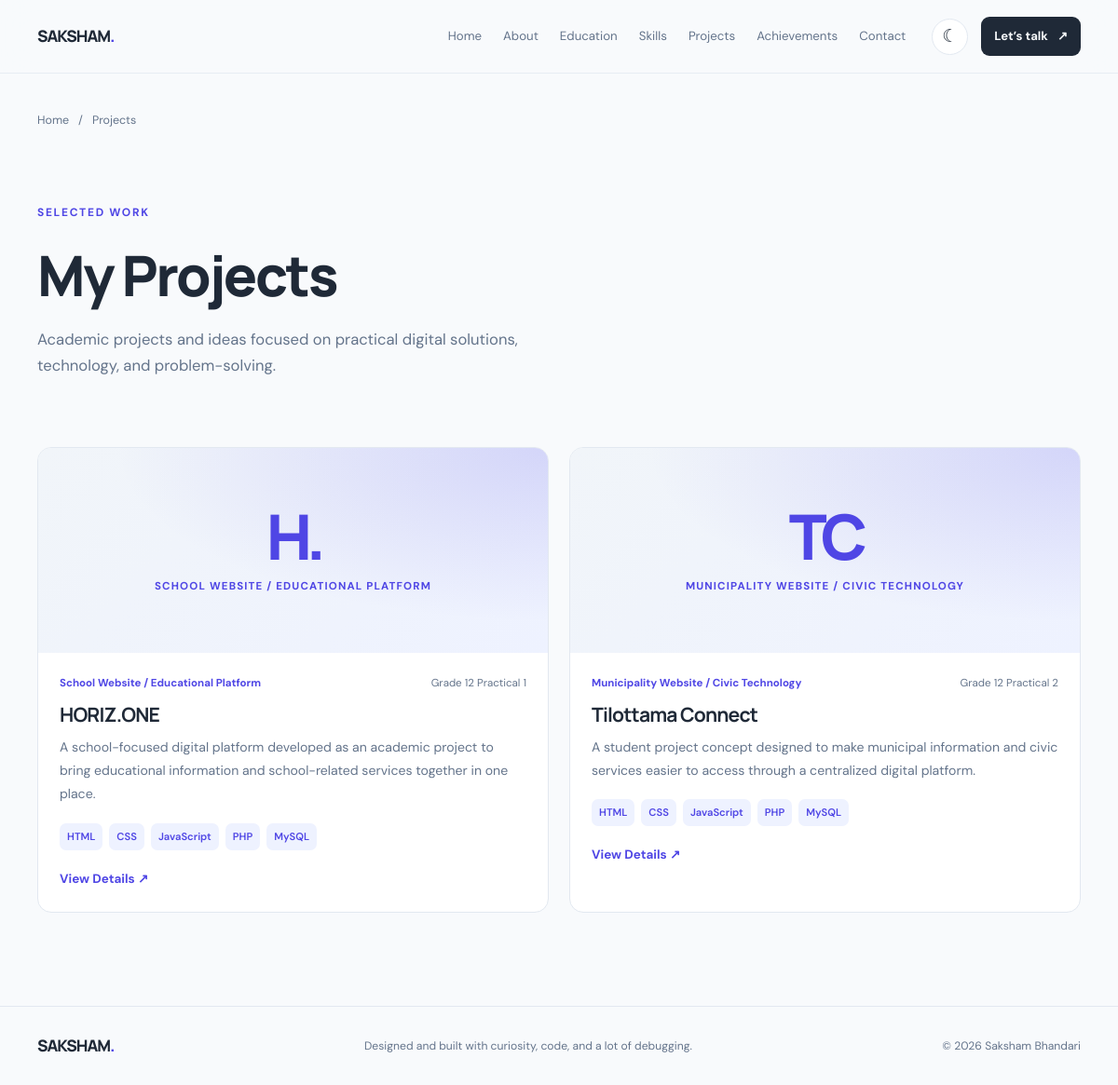
Screenshot of /projectssss.php with the database file from the repository.
### tables this page shows
CREATE TABLE IF NOT EXISTS projects (
 id INT UNSIGNED AUTO_INCREMENT PRIMARY KEY,
 title VARCHAR(180) NOT NULL,
 category VARCHAR(120) NOT NULL,
 context_label VARCHAR(120) NOT NULL DEFAULT 'Student project',
 short_description VARCHAR(500) NOT NULL,
 description TEXT NOT NULL,
 purpose TEXT NULL,
 learning_notes TEXT NULL,
 website_url VARCHAR(1000) NULL,
 repository_url VARCHAR(1000) NULL,
 screenshot_path VARCHAR(500) NULL,
 visual_class VARCHAR(100) NOT NULL DEFAULT 'visual-default',
 monogram VARCHAR(12) NOT NULL DEFAULT 'PR',
 technology_tags VARCHAR(500) NOT NULL DEFAULT '',
 is_published TINYINT(1) NOT NULL DEFAULT 0,
 sort_order SMALLINT NOT NULL DEFAULT 0,
 created_at TIMESTAMP DEFAULT CURRENT_TIMESTAMP,
 updated_at TIMESTAMP DEFAULT CURRENT_TIMESTAMP ON UPDATE CURRENT_TIMESTAMP,
 INDEX idx_projects_published(is_published,sort_order)
);

### includes/functions.php (called while the page is built, shortened)
<?php
function e($value): string { return htmlspecialchars((string)($value ?? ''), ENT_QUOTES | ENT_SUBSTITUTE, 'UTF-8'); }

### projectssss.php (the view, shortened to what this page needs)
<?php
require_once __DIR__ . '/config/database.php';
require_once __DIR__ . '/includes/functions.php';
$id = filter_input(INPUT_GET, 'id', FILTER_VALIDATE_INT);
$project = null;
$projects = $pdo->query(
    'SELECT * FROM projects WHERE is_published = 1 ORDER BY sort_order, id'
)->fetchAll(PDO::FETCH_ASSOC);
$isTilottama = $project && stripos($project['title'], 'Tilottama Connect') !== false;
$details = null;
include __DIR__ . '/includes/header.php';
include __DIR__ . '/includes/navbar.php';
?>
<main class="section-wrap inner-page">
    <nav class="breadcrumb" aria-label="Breadcrumb">
        <a href="index.php">Home</a><span>/</span>
        <a href="projects.php">Projects</a>
    </nav>
    <?php if ($project): ?>
        <?php
        $title = $project['title'];
        $websiteUrl = $isTilottama
            ? setting($pdo, 'tilottama_connect_url', '')
            : ($project['website_url'] ?? '');
        ?>
        <article class="project-detail">
            <div class="project-detail-actions project-detail-actions-top">
                <?php if ($websiteUrl): ?>
                    <a class="button button-primary" href="<?= e($websiteUrl) ?>" target="_blank" rel="noopener noreferrer">Visit Live Website ↗</a>
                <?php elseif ($isTilottama): ?>
                    <span class="coming-soon">Website link coming soon</span>
                <?php endif; ?>
                <?php if (!empty($project['repository_url'])): ?>
                    <a class="button button-secondary" href="<?= e($project['repository_url']) ?>" target="_blank" rel="noopener noreferrer">View Source Code ↗</a>
                <?php endif; ?>
                <a class="button button-secondary" href="projects.php">All Projects</a>
            </div>
            <header class="project-detail-heading">
                <span class="eyebrow"><?= e($project['category']) ?> · <?= e($project['context_label']) ?></span>
                <h1><?= e($title) ?></h1>
                <p class="project-lead"><?= e($project['short_description']) ?></p>
            </header>
            <?php if (!$details): ?>
                <div class="detail-visual <?= e($project['visual_class']) ?>">
                    <div class="project-placeholder">
                        <span><?= e($project['monogram']) ?></span>
                        <small><?= e($project['category']) ?></small>
                    </div>
                </div>
            <?php endif; ?>
            <div class="detail-content">
                <section class="detail-section">
                    <h2>Project Overview</h2>
                    <p><?= e($details['overview'] ?? ($project['description'] ?? '')) ?></p>
                </section>
                <?php if ($details): ?>
                    <section class="detail-section">
                        <h2>Key Features</h2>
                        <p>Explore the major features of <?= e($title) ?>.</p>
                        <div class="horizone-feature-grid">
                            <?php foreach ($details['features'] as $feature): ?>
                                <div class="horizone-feature">
                                    <span><?= e($feature[0]) ?></span>
                                    <h3><?= e($feature[1]) ?></h3>
                                    <p><?= e($feature[2]) ?></p>
                                </div>
                            <?php endforeach; ?>
                        </div>
                    </section>
                    <section class="detail-section">
                        <h2>Technologies Used</h2>
                        <p>Technologies documented for <?= e($title) ?>.</p>
                        <div class="horizone-tech-grid">
                            <?php foreach ($details['technologies'] as $tech): ?>
                                <div class="horizone-tech-card">
                                    <img src="<?= e('https://cdn.jsdelivr.net/gh/devicons/devicon@latest/icons/' . $tech[1]) ?>" alt="<?= e($tech[0]) ?> logo" loading="lazy">
                                    <h3><?= e($tech[0]) ?></h3>
                                    <p><?= e($tech[2]) ?></p>
                                </div>
                            <?php endforeach; ?>
                        </div>
                    </section>
                    <section class="detail-section">
                        <h2><?= e($details['benefits_title']) ?></h2>
                        <div class="horizone-benefits">
                            <?php foreach ($details['benefits'] as $benefit): ?>
                                <div>
                                    <h3><?= e($benefit[0]) ?></h3>
                                    <p><?= e($benefit[1]) ?></p>
                                </div>
                            <?php endforeach; ?>
                        </div>
                    </section>
                    <?php if (!empty($details['gallery'])): ?>
                        <section class="detail-section">
                            <h2>Project Gallery</h2>
                            <p class="gallery-description">Screenshots showcasing <?= e($title) ?>.</p>
                            <div class="horizone-gallery">
                                <?php foreach ($details['gallery'] as $entry): ?>
                                    <?php $imagePath = 'assets/images/' . $entry[0]; ?>
                                    <figure class="gallery-item">
                                        <a href="<?= e($imagePath) ?>" target="_blank" rel="noopener noreferrer">
                                            <img src="<?= e($imagePath) ?>" alt="<?= e($entry[1]) ?>" loading="lazy">
                                        </a>
                                        <figcaption><?= e($entry[1]) ?></figcaption>
                                    </figure>
                                <?php endforeach; ?>
                            </div>
                        </section>
                        <div class="gallery-lightbox" id="galleryLightbox" role="dialog" aria-modal="true" aria-label="Project screenshot viewer" aria-hidden="true">
                            <button class="lightbox-close" id="lightboxClose" aria-label="Close image viewer">&times;</button>
                            <button class="lightbox-arrow lightbox-prev" id="lightboxPrev" aria-label="Previous image">&#10094;</button>
                            <div class="lightbox-content">
                                <img id="lightboxImage" src="" alt="Project screenshot">
                                <p id="lightboxCaption"></p>
                            </div>
                            <button class="lightbox-arrow lightbox-next" id="lightboxNext" aria-label="Next image">&#10095;</button>
                            <div class="lightbox-counter" id="lightboxCounter"></div>
                        </div>
                    <?php endif; ?>
                    <section class="detail-section">
                        <h2>Future Improvements</h2>
                        <p>Potential upgrades proposed for <?= e($title) ?>.</p>
                        <div class="horizone-future-grid">
                            <?php foreach ($details['future'] as $future): ?>
                                <div class="horizone-future-card">
                                    <span><?= e($future[0]) ?></span>
                                    <h3><?= e($future[1]) ?></h3>
                                    <p><?= e($future[2]) ?></p>
                                </div>
                            <?php endforeach; ?>
                        </div>
                    </section>
                <?php else: ?>
                    <section class="detail-section">
                        <h2>Purpose</h2>
                        <p><?= e($project['purpose'] ?? '') ?></p>
                    </section>
                <?php endif; ?>
            </div>
        </article>
    <?php elseif (!$id): ?>
        <header class="section-heading inner-heading">
            <span class="eyebrow">SELECTED WORK</span>
            <h1>My Projects</h1>
            <p>Academic projects and ideas focused on practical digital solutions, technology, and problem-solving.</p>
        </header>
        <div class="projects-grid">
            <?php foreach ($projects as $p): ?>
                <article class="project-card">
                    <a class="project-visual <?= e($p['visual_class']) ?>" href="projects.php?id=<?= (int) $p['id'] ?>" aria-label="View <?= e($p['title']) ?> details">
                        <div class="project-placeholder">
                            <span><?= e($p['monogram']) ?></span>
                            <small><?= e($p['category']) ?></small>
                        </div>
                    </a>
                    <div class="project-body">
                        <div class="project-meta"><span><?= e($p['category']) ?></span><span><?= e($p['context_label']) ?></span></div>
                        <h2><?= e($p['title']) ?></h2>
                        <p><?= e($p['short_description']) ?></p>
                        <div class="tag-list">
                            <?php foreach (explode(',', $p['technology_tags'] ?? '') as $tag): ?>
                                <?php if (trim($tag) !== ''): ?><span><?= e(trim($tag)) ?></span><?php endif; ?>
                            <?php endforeach; ?>
                        </div>
                        <a class="text-link" href="projects.php?id=<?= (int) $p['id'] ?>">View Details ↗</a>
                    </div>
                </article>
            <?php endforeach; ?>
        </div>
    <?php endif; ?>
</main>
<?php include __DIR__ . '/includes/footer.php'; ?>

### rows the page displays
projects: monogram "H.", category "SCHOOL WEBSITE / EDUCATIONAL PLATFORM", category "School Website / Educational Platform", context_label "Grade 12 Practical 1", title "HORIZ.ONE", short_description "A school-focused digital platform developed as an academic project to bring educational information and school-related services together in one place.", technology_tags "HTML", technology_tags "CSS", technology_tags "JavaScript", technology_tags "PHP", technology_tags "MySQL"
projects: monogram "TC", category "MUNICIPALITY WEBSITE / CIVIC TECHNOLOGY", category "Municipality Website / Civic Technology", context_label "Grade 12 Practical 2", title "Tilottama Connect", short_description "A student project concept designed to make municipal information and civic services easier to access through a centralized digital platform.", technology_tags "HTML", technology_tags "CSS", technology_tags "JavaScript", technology_tags "PHP", technology_tags "MySQL"
